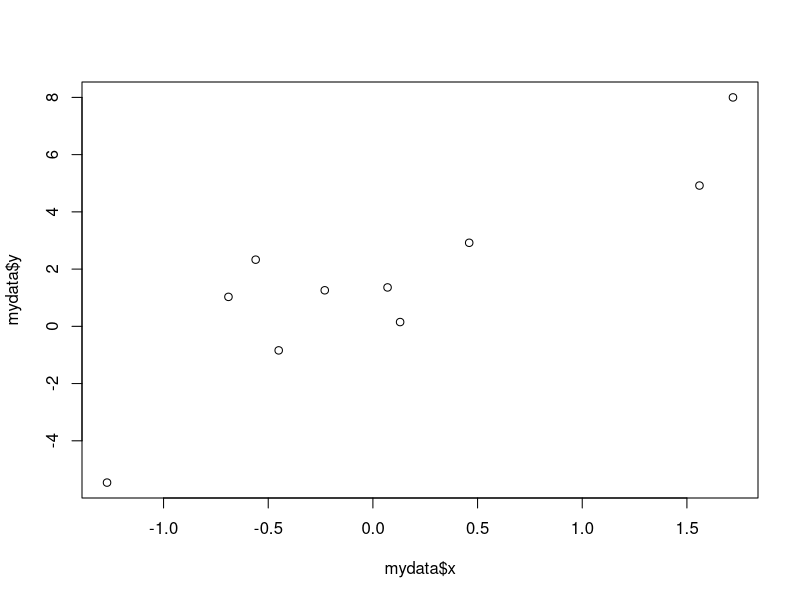

The R source for this figure:
mydata     <- read.csv("data.csv")
reg.output <- lm(y ~ x, mydata)

# To do: Study the summary from reg.output

plot(mydata$x,mydata$y)
